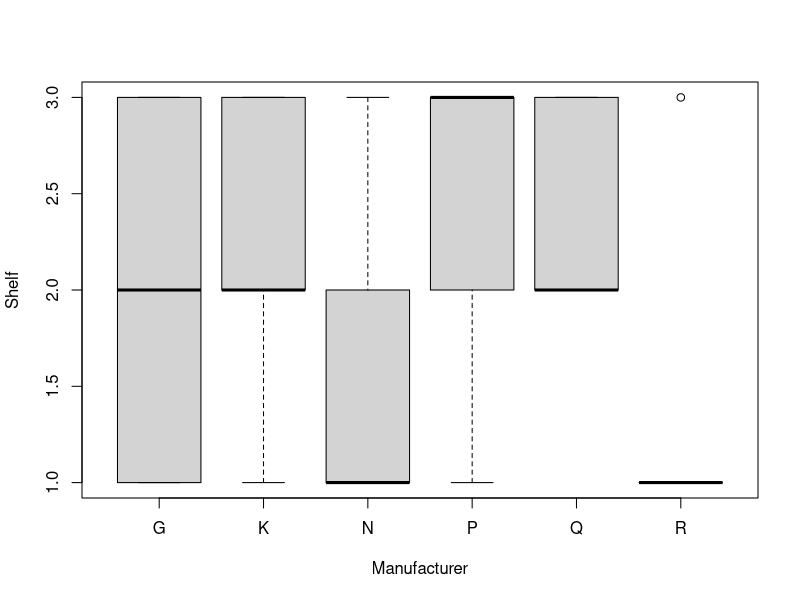
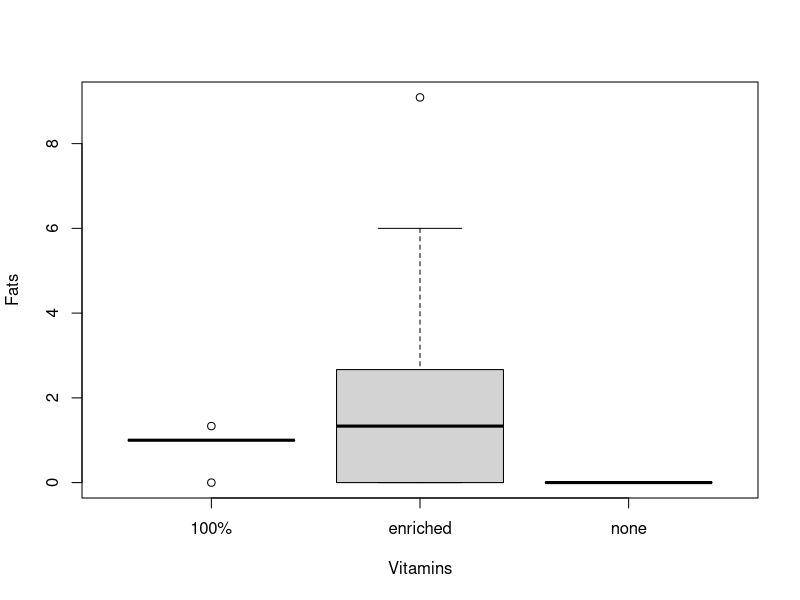
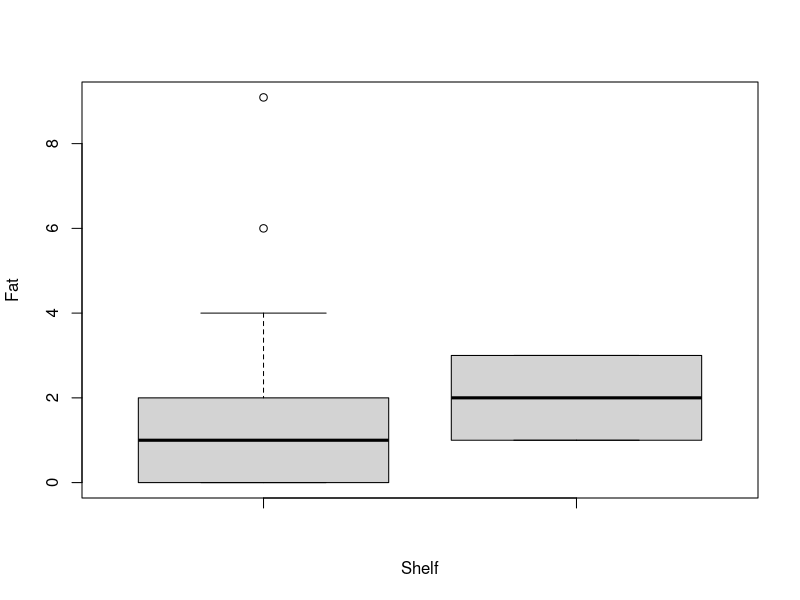
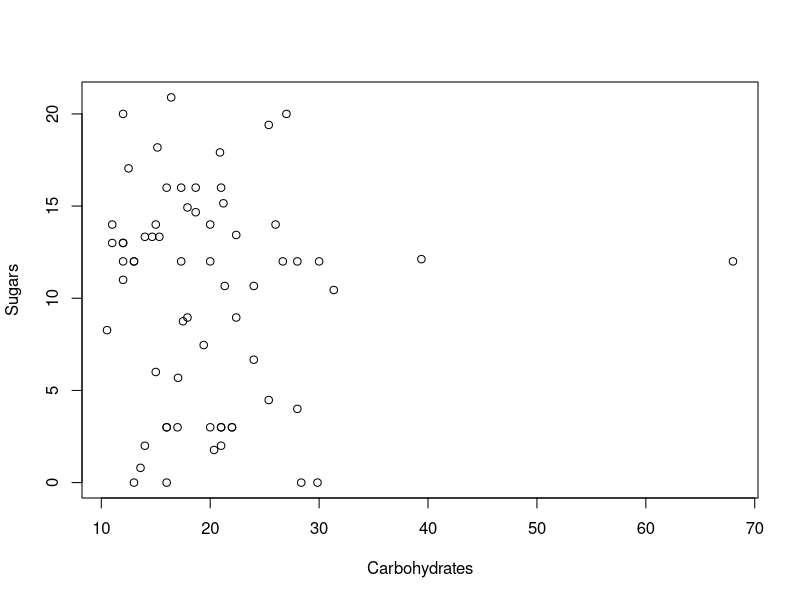
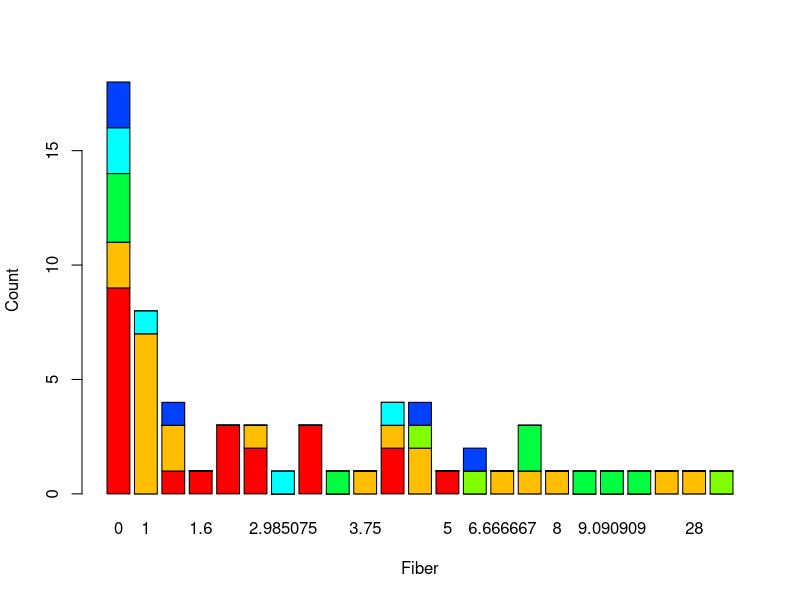
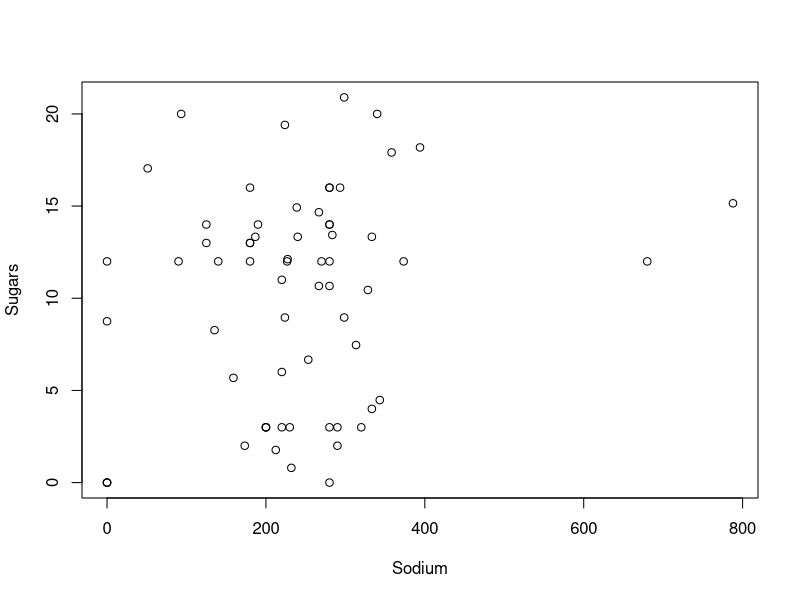

Reproduce these figures in R, in order.
# Load the MASS library and the UScereal dataset
library(MASS)
data(UScereal)


# Create a scatterplot of shelf vs. manufacturer
plot(UScereal$mfr, UScereal$shelf, xlab = "Manufacturer", ylab = "Shelf")

# Create a stacked barplot of fat vs. vitamins
plot(UScereal$vitamins, UScereal$fat,
        xlab = "Vitamins", ylab = "Fats")

# Create a boxplot of fat vs. shelf
boxplot(UScereal$fat, UScereal$shelf, xlab = "Shelf", ylab = "Fat")

# Create a scatterplot of carbohydrates vs. sugars
plot(UScereal$carbo, UScereal$sugars, xlab = "Carbohydrates", ylab = "Sugars")

# Create a stacked barplot of fibre vs. manufacturer
barplot(t(as.matrix(table(UScereal$fibre, UScereal$mfr))), col = rainbow(8), 
        xlab = "Fiber", ylab = "Count")

# Create a scatterplot of sodium vs. sugars
plot(UScereal$sodium, UScereal$sugars, xlab = "Sodium", ylab = "Sugars")
